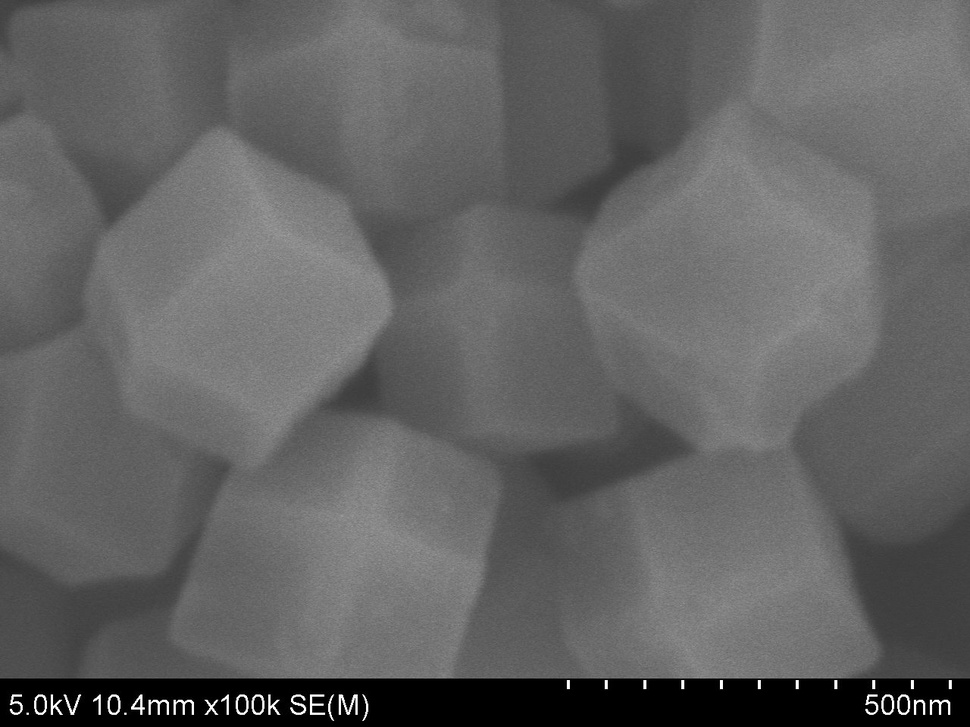
#> input picture pages/2.jpg, 970 x 727 px, shrunk from 1280 x 960 before the run
$ python size.py
#> lines starting #> are read from the running program, lines starting #| are printed output that depends on the picture; after the words box and inside, x2 and y2 are one past the last pixel; in counts of white or black regions, pixels touching at a corner belong together; long printed decimals are rounded
import cv2
import numpy as np
import matplotlib.pyplot as plt

# Magnification is defined on the scale bar in the image
Magnification=500

img = cv2.imread('2.jpg',0)
#> img is the input picture: shape (727, 970); min 0, max 255, mean 98.4
img = cv2.medianBlur(img,5)
cimg = cv2.cvtColor(img,cv2.COLOR_GRAY2BGR)

image_rows, image_cols= img.shape
#> image_rows = 727; image_cols = 970
print(img.shape)
#| (727, 970)


imgg = cv2.imread("2.jpg")
image = cv2.cvtColor(imgg,cv2.COLOR_BGR2HLS)
#> image: shape (727, 970, 3); mean of channels 0, 1, 2 0, 98.4, 0
lower = np.uint8([0, 250, 0])
upper = np.uint8([255, 255, 255])
whitemask = cv2.inRange(image, lower, upper)
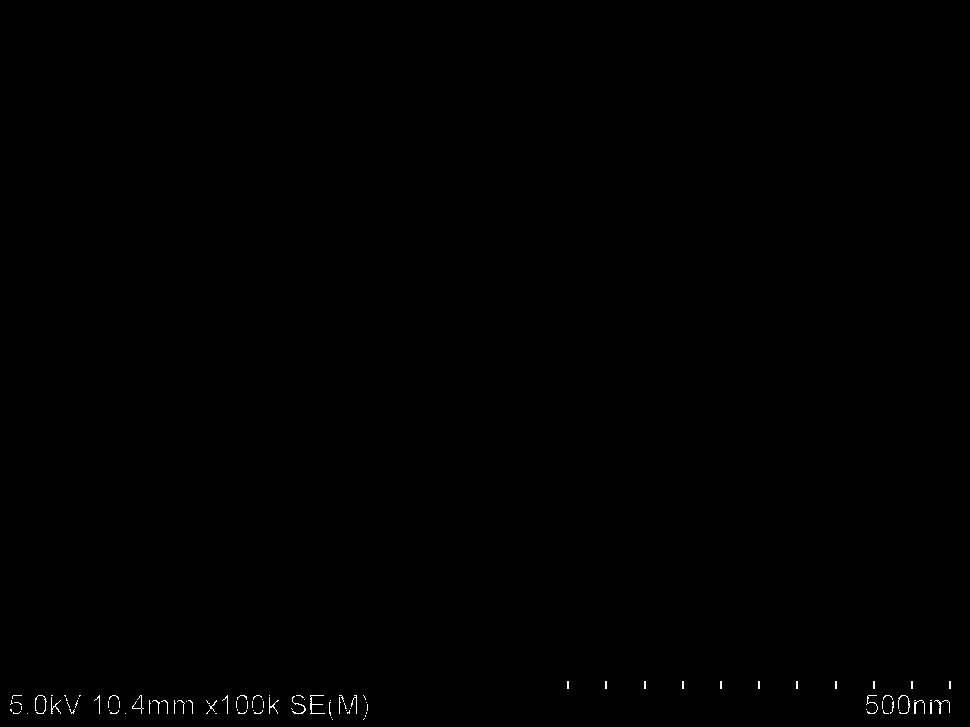
#> whitemask: shape (727, 970); 0.18% white in thin lines or dots, all inside (x1, y1, x2, y2) = (10, 681, 951, 720)

edges = cv2.Canny(whitemask, 50, 150)
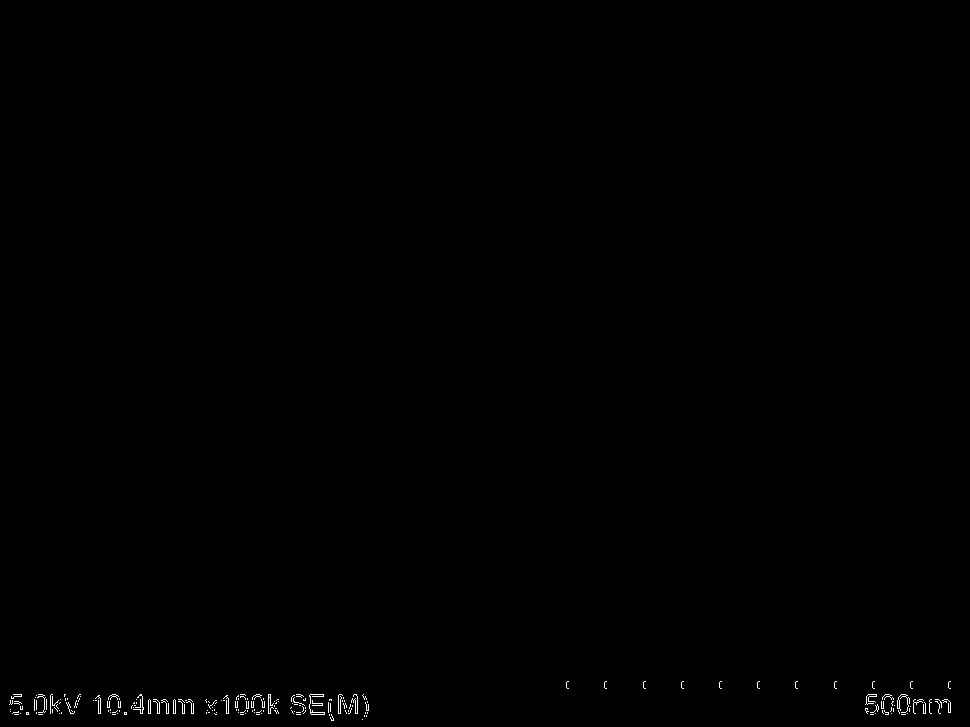
#> edges: shape (727, 970); 0.26% white in thin lines or dots, all inside (x1, y1, x2, y2) = (9, 681, 951, 721)

lines = cv2.HoughLinesP(edges,1,np.pi/180,1,minLineLength=100,maxLineGap=30)
#> lines = 18 rows, first 6: [34, 709, 366, 698], [10, 703, 115, 714], [34, 700, 367, 712], [11, 696, 142, 696], [98, 713, 366, 699], [34, 701, 150, 713]

for x1,y1,x2,y2 in lines[0]:
    cv2.line(imgg,(x1,y1),(x2,y2),(0,255,0),2)
    cv2.imwrite('LineBarScale.jpg',imgg)
    Scale_Bar_Pixel=abs(x1-x2)
    Distance_Pixel_ratio=Magnification/Scale_Bar_Pixel
    print("Distance_Pixel_ratio:",Distance_Pixel_ratio)
#> this loop made 1 pass
#> (x1, y1, x2, y2, Scale_Bar_Pixel, Distance_Pixel_ratio) on pass 1: (34, 709, 366, 698, 332, 1.51)
#| Distance_Pixel_ratio: 1.506
#> pass 1, `cv2.imwrite('LineBarScale.jpg',imgg)`:
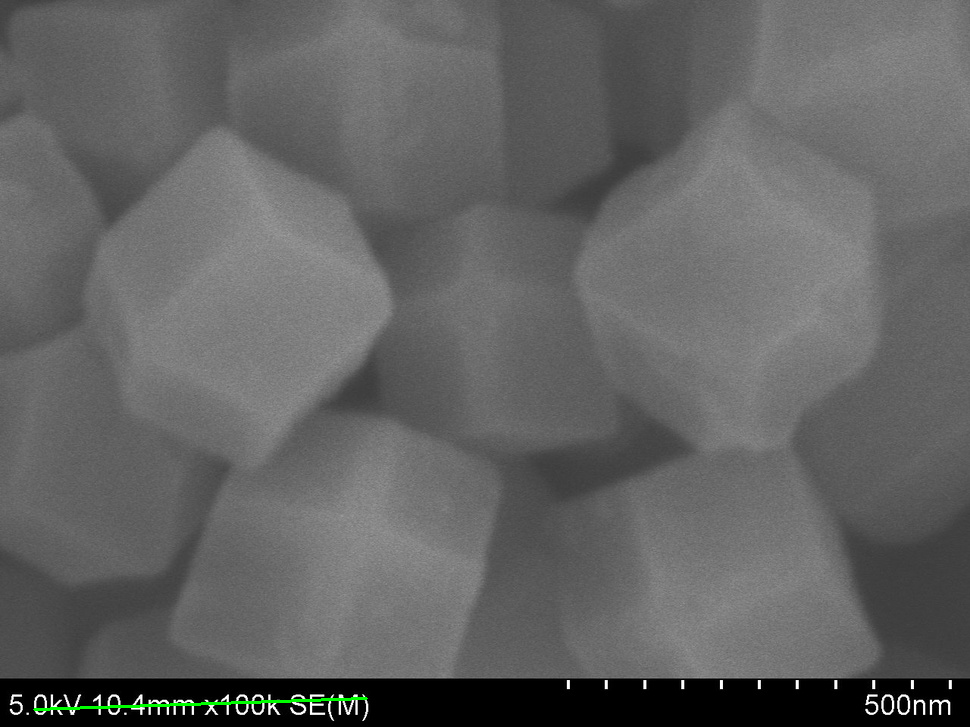
#> saved as LineBarScale.jpg: shape (727, 970, 3); mean B, G, R 98.4, 98.7, 98.4


circles = cv2.HoughCircles(img,cv2.HOUGH_GRADIENT,dp=1,minDist=10, param1=90,param2=10,minRadius=5,maxRadius=16)
#> circles = 28 rows, first 8: [263.5, 703.5, 9.6], [241.5, 705.5, 8.2], [941.5, 707.5, 9.6], [318.5, 705.5, 9.6], [356.5, 706.5, 11.8], [883.5, 703.5, 11], [42.5, 702.5, 9.4], [114.5, 702.5, 8.2]

circles = np.uint16(np.around(circles))
#> circles = 28 rows, first 8: [264, 704, 10], [242, 706, 8], [942, 708, 10], [318, 706, 10], [356, 706, 12], [884, 704, 11], [42, 702, 9], [114, 702, 8]

for i in circles[0,:]:
#    draw the outer circle
    cv2.circle(cimg,(i[0],i[1]),i[2],(0,255,0),2)
#    draw the center of the circle
    cv2.circle(cimg,(i[0],i[1]),2,(0,0,255),3)
#> this loop made 28 passes
#> i on passes 1 to 12: [264, 704, 10], [242, 706, 8], [942, 708, 10], [318, 706, 10], [356, 706, 12], [884, 704, 11], [42, 702, 9], [114, 702, 8], [894, 704, 11], [906, 704, 9], [872, 706, 9], [298, 706, 8]
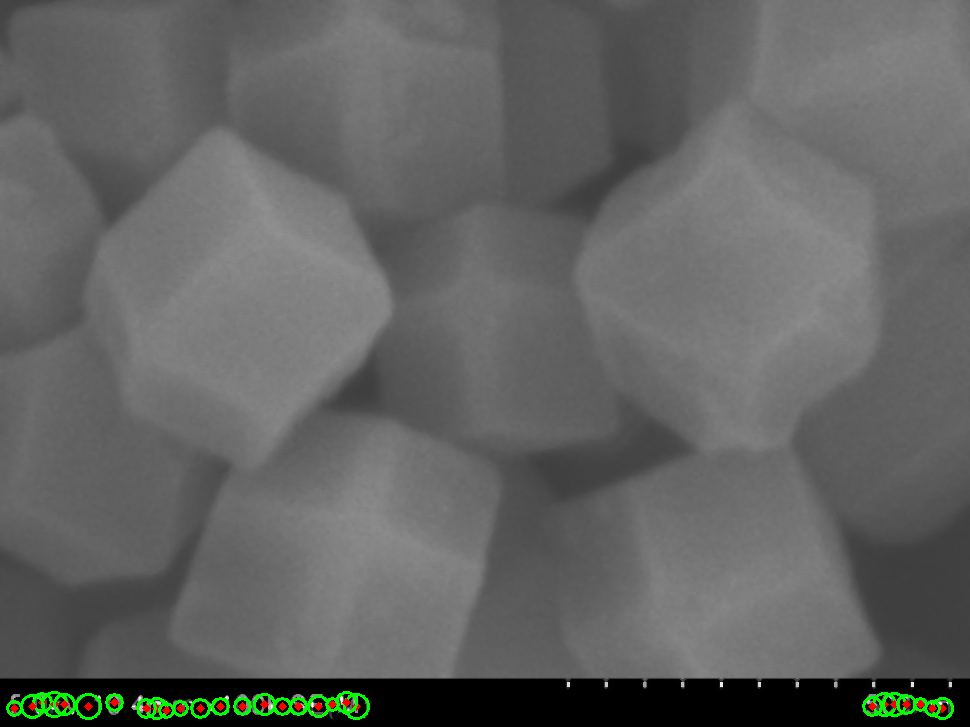
#> cimg: shape (727, 970, 3); mean B, G, R 97.7, 99.2, 98

circles = np.round(circles[0, :]).astype("int")


plt.style.use('seaborn-white')
plt.hist(circles[:,2])
plt.xlabel('Radius in pixel')
plt.ylabel('Circles Count')
plt.title('The distribution of SAS particles')
plt.savefig('The distribution of SAS particles.jpg')
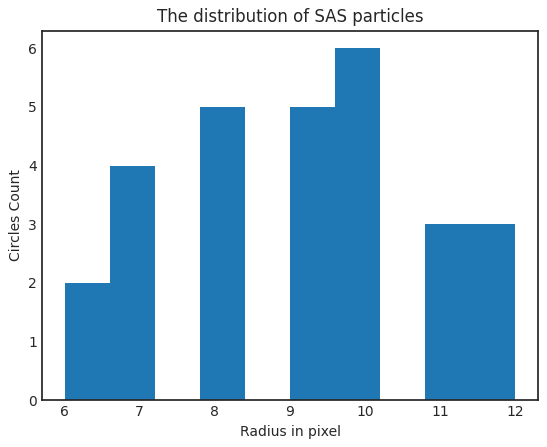
#> figure drawn by matplotlib, 1 panel; tallest bar 6 high, from x = 9.6 to 10.2

totAvgRadiusPixel = sum(i[2] for i in circles) // len(circles)
#> totAvgRadiusPixel = 9
totAvgSize=2*totAvgRadiusPixel*Distance_Pixel_ratio
#> totAvgSize = 27.11

print("the average radius in pixel:",totAvgRadiusPixel,"pixel")
#| the average radius in pixel: 9 pixel
print("the average size:",totAvgSize,"nm")
#| the average size: 27.108 nm


cv2.imshow('detected circles',cimg)
cv2.imwrite('DetectedParticles.jpg',cimg)
cv2.waitKey(0)
cv2.destroyAllWindows()
